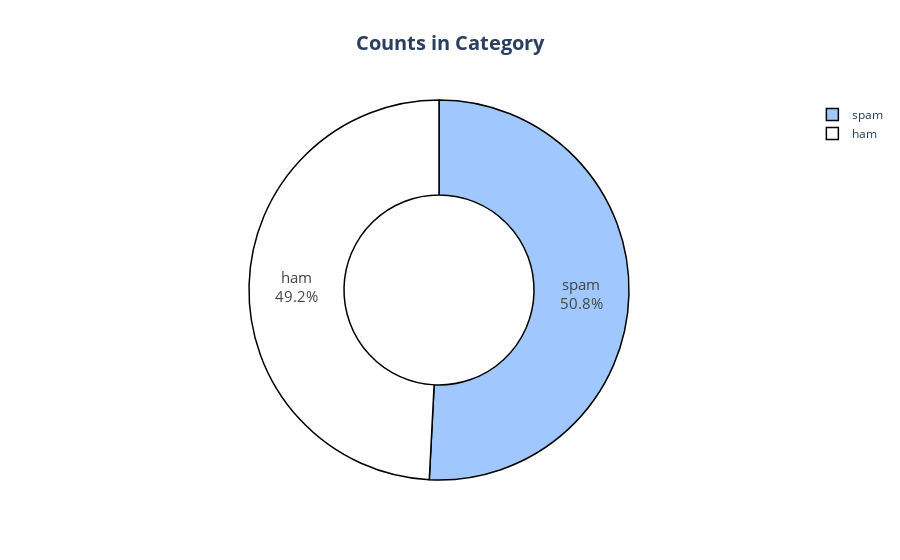

Notebook code for this chart:
### Code cell
fig = px.pie(df, names = "Category",
             title = "<b>Counts in Category</b>",
             color_discrete_sequence=px.colors.sequential.Blackbody_r,
             hole = 0.5)

fig.update_layout(title_x = 0.5,
                  title_font = dict(size = 20))

fig.update_traces(textposition='inside',
                  textinfo='percent+label',    
                  textfont_size=15,                  
                  marker=dict(line=dict(color='#000000', width = 1.5)))


fig.show()

### Figure 1 — Plotly figure (JSON) as saved in the notebook; plotly's stock layout.template omitted (floating-point values rounded to 4 significant figures; data arrays with more than 128 entries replaced by an {"elided": "..."} marker saying what was removed)
{"data": [{"domain": {"x": [0, 1], "y": [0, 1]}, "hole": 0.5, "hovertemplate": "Category=%{label}<extra></extra>", "labels": {"elided": "9810 str values"}, "legendgroup": "", "marker": {"line": {"color": "#000000", "width": 1.5}}, "name": "", "showlegend": true, "textfont": {"size": 15}, "textinfo": "percent+label", "textposition": "inside", "type": "pie"}], "layout": {"legend": {"tracegroupgap": 0}, "piecolorway": ["rgb(160,200,255)", "rgb(255,255,255)", "rgb(230,210,0)", "rgb(230,0,0)", "rgb(0,0,0)"], "title": {"font": {"size": 20}, "text": "<b>Counts in Category</b>", "x": 0.5}}}
